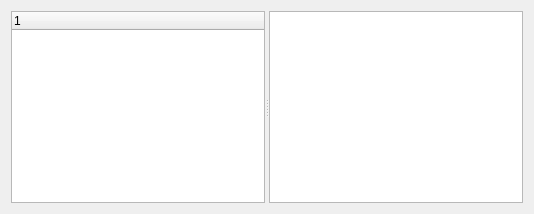
          <widget class="QWidget" name="edidpage">
           <layout class="QVBoxLayout" name="verticalLayout_13">
            <item>
             <widget class="QSplitter" name="edidsplitteedidr">
              <property name="orientation">
               <enum>Qt::Horizontal</enum>
              </property>
              <widget class="edidtreewidget" name="edidtreeWidget">
               <property name="sizePolicy">
                <sizepolicy hsizetype="Preferred" vsizetype="Preferred">
                 <horstretch>0</horstretch>
                 <verstretch>0</verstretch>
                </sizepolicy>
               </property>
               <property name="maximumSize">
                <size>
                 <width>16777215</width>
                 <height>16777215</height>
                </size>
               </property>
               <property name="verticalScrollBarPolicy">
                <enum>Qt::ScrollBarAsNeeded</enum>
               </property>
               <column>
                <property name="text">
                 <string notr="true">1</string>
                </property>
               </column>
              </widget>
              <widget class="edidtextbrowser" name="edidtextBrowser">
               <property name="sizePolicy">
                <sizepolicy hsizetype="Preferred" vsizetype="Preferred">
                 <horstretch>0</horstretch>
                 <verstretch>0</verstretch>
                </sizepolicy>
               </property>
              </widget>
             </widget>
            </item>
           </layout>
          </widget>
